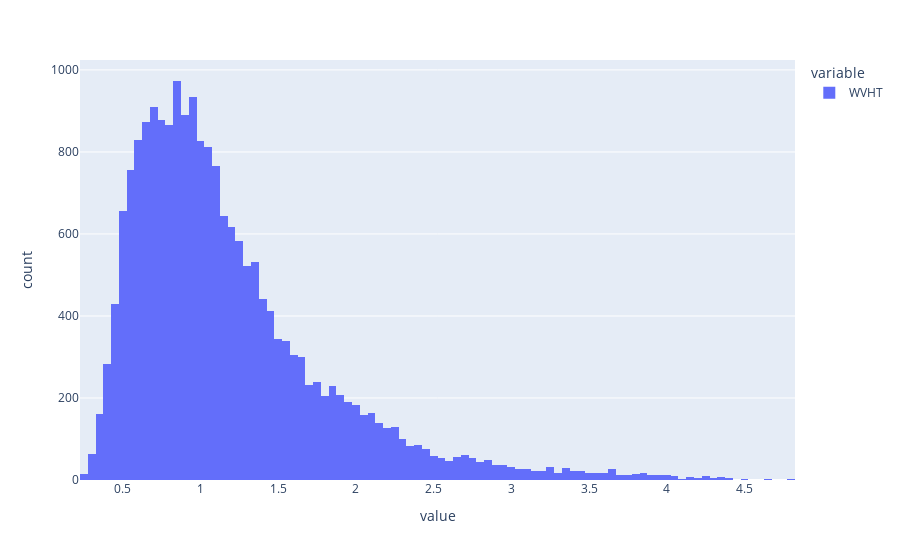

The cell this chart's notebook holds for it:
### Code cell
# distribution of wave height - highly skewed 

px.histogram(bouy_data['WVHT'])

### Figure 1 — Plotly figure (JSON) as saved in the notebook; plotly's stock layout.template omitted (floating-point values rounded to 4 significant figures; data arrays with more than 128 entries replaced by an {"elided": "..."} marker saying what was removed)
{"data": [{"alignmentgroup": "True", "bingroup": "x", "hovertemplate": "variable=WVHT<br>value=%{x}<br>count=%{y}<extra></extra>", "legendgroup": "WVHT", "marker": {"color": "#636efa", "pattern": {"shape": ""}}, "name": "WVHT", "offsetgroup": "WVHT", "orientation": "v", "showlegend": true, "type": "histogram", "x": {"elided": "20477 float values"}, "xaxis": "x", "yaxis": "y"}], "layout": {"barmode": "relative", "legend": {"title": {"text": "variable"}, "tracegroupgap": 0}, "margin": {"t": 60}, "xaxis": {"anchor": "y", "domain": [0, 1], "title": {"text": "value"}}, "yaxis": {"anchor": "x", "domain": [0, 1], "title": {"text": "count"}}}}
